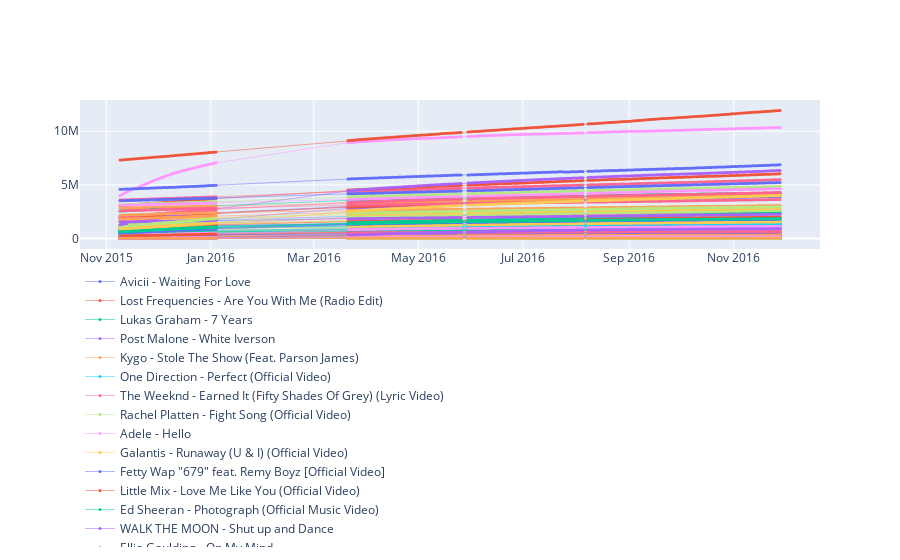

Here is the notebook cell this chart was saved with:
### Markdown cell above
## Assignment 1 - Cascading effects

include:
- plot
- code explanation

Read the material in Chapter 16 on cascading effects. Plot the difference between the number of likes and dislikes for several songs.

Do you think we observe cascading effects? Is there a difference between songs that are already popular (in the top-100) and those that are not (megahit or alarmschijf)?. The model in Chapter 16 in its pure form cannot be applied to music preferences. Why not? Can you modify the model accordingly? Can you quantify cascading effects in this setting?

There is no one right answer right to this question, and the answer may depend on a particular song. Make your conclusions based on your data and present clear arguments.

### Code cell
#TODO plot likes vs dislikes for several songs categorizeb by popularity
#TODO why cant the ch 16 model bot be applied to songs (int vs bool)
#TODO change model to work for songs
#TODO quantify cascading effect
#TODO comment code
#TODO pretty graphs

def find_songs(dataframe,mode='relative_likes'):
    dt_songs = {}
    
    for index, row in dataframe.iterrows():
        y_id = row['song']
        if mode=='relative_likes':
            data = int(row['likes'])-int(row['dislikes'])
        elif mode=='like_ratio':
            data = int(row['likes'])/int(row['votes'])
        else:
            data = int(row[mode])
        date_data_recorded = row['timestamp']
        if y_id not in dt_songs.keys():
            dt_songs[y_id] = [[data],[date_data_recorded]]
        else:
            dt_songs[y_id][0].append(data)
            dt_songs[y_id][1].append(date_data_recorded)
                        
    return(dt_songs)
     
def draw_linechart(figure,dt_data,**kwargs):
    for song, data in dt_data.items():
        kwargs['y'] = data[0]
        kwargs['x'] = data[1]
        kwargs['name']=song
        figure.add_trace(go.Scatter(kwargs,mode='markers+lines',line={'width':0.5},marker={'size':3}))
    

data = find_songs(data_youtube100,mode='relative_likes')
figure = go.Figure()
draw_linechart(figure,data)
figure.update_layout(legend=dict(x=0, y=-2))
figure.show()

### Figure 1 — Plotly figure (JSON) as saved in the notebook; plotly's stock layout.template omitted (floating-point values rounded to 4 significant figures; data arrays with more than 128 entries replaced by an {"elided": "..."} marker saying what was removed)
{"data": [{"line": {"width": 0.5}, "marker": {"size": 3}, "mode": "markers+lines", "name": "Avicii - Waiting For Love", "type": "scatter", "x": {"elided": "305 str values"}, "y": {"elided": "305 int values"}}, {"line": {"width": 0.5}, "marker": {"size": 3}, "mode": "markers+lines", "name": "Lost Frequencies - Are You With Me (Radio Edit)", "type": "scatter", "x": {"elided": "305 str values"}, "y": {"elided": "305 int values"}}, {"line": {"width": 0.5}, "marker": {"size": 3}, "mode": "markers+lines", "name": "Lukas Graham - 7 Years", "type": "scatter", "x": ["2015-11-09", "2015-11-10", "2015-11-11", "2015-11-12", "2015-11-13", "2015-11-14", "2015-11-15", "2015-11-16", "2015-11-17", "2015-11-18", "2015-11-19", "2015-11-20", "2015-11-21", "2015-11-22", "2015-11-23", "2015-11-24", "2015-11-25", "2015-11-26", "2015-11-27", "2015-11-28", "2015-11-29", "2015-11-30", "2015-12-01", "2015-12-02", "2015-12-03", "2015-12-04", "2015-12-05", "2015-12-06", "2015-12-07", "2015-12-08", "2015-12-09", "2015-12-10", "2015-12-11", "2015-12-12", "2015-12-13", "2015-12-14", "2015-12-15", "2015-12-16", "2015-12-17", "2015-12-18", "2015-12-19", "2015-12-20", "2015-12-21", "2015-12-22", "2015-12-23", "2015-12-24", "2015-12-25", "2015-12-26", "2015-12-27", "2015-12-28", "2015-12-29", "2015-12-30", "2015-12-31", "2016-01-01", "2016-01-02", "2016-01-03", "2016-01-04"], "y": [5409, 5709, 5994, 6335, 6660, 7024, 7304, 7731, 8039, 8353, 8732, 9139, 9745, 10362, 10778, 11196, 11708, 12248, 12775, 13300, 13761, 14224, 14728, 15231, 15726, 16466, 17522, 18203, 18761, 19299, 19826, 20367, 20947, 21728, 22361, 22928, 23499, 24102, 24744, 25340, 26020, 26636, 27268, 27872, 28588, 29285, 29885, 30545, 31227, 31961, 32684, 33431, 34170, 34729, 35443, 36259, 37039]}, {"line": {"width": 0.5}, "marker": {"size": 3}, "mode": "markers+lines", "name": "Post Malone - White Iverson", "type": "scatter", "x": {"elided": "295 str values"}, "y": {"elided": "295 int values"}}, {"line": {"width": 0.5}, "marker": {"size": 3}, "mode": "markers+lines", "name": "Kygo - Stole The Show (Feat. Parson James)", "type": "scatter", "x": ["2015-11-09", "2015-11-10", "2015-11-11", "2015-11-12", "2015-11-13", "2015-11-14", "2015-11-15", "2015-11-16", "2015-11-17", "2015-11-18", "2015-11-19", "2015-11-20", "2015-11-21", "2015-11-22", "2015-11-23", "2015-11-24", "2015-11-25", "2015-11-26", "2015-11-27", "2015-11-28", "2015-11-29", "2015-11-30", "2015-12-01", "2015-12-02", "2015-12-03", "2015-12-04", "2015-12-05", "2015-12-06", "2015-12-07", "2015-12-08", "2015-12-09", "2015-12-10", "2015-12-11", "2015-12-12", "2015-12-13", "2015-12-14", "2015-12-15", "2015-12-16", "2015-12-17", "2015-12-18", "2015-12-19", "2015-12-20", "2015-12-21", "2015-12-22", "2015-12-23", "2015-12-24", "2015-12-25", "2015-12-26", "2015-12-27", "2015-12-28", "2015-12-29", "2015-12-30", "2015-12-31", "2016-01-01", "2016-01-02", "2016-01-03", "2016-01-04"], "y": [127267, 127571, 127861, 128122, 128437, 128762, 129076, 129376, 129669, 129957, 130223, 130592, 130959, 131301, 131613, 131863, 132152, 132462, 132760, 133114, 133444, 133750, 134020, 134325, 134637, 134948, 135316, 135678, 135972, 136307, 136631, 136920, 137230, 137576, 137916, 138206, 138516, 138843, 139152, 139997, 140689, 141264, 141771, 142233, 142870, 143532, 144065, 144238, 144211, 144179, 144175, 144169, 144164, 144173, 144181, 144172, 144169]}, {"line": {"width": 0.5}, "marker": {"size": 3}, "mode": "markers+lines", "name": "One Direction - Perfect (Official Video)", "type": "scatter", "x": {"elided": "305 str values"}, "y": {"elided": "305 int values"}}, {"line": {"width": 0.5}, "marker": {"size": 3}, "mode": "markers+lines", "name": "The Weeknd - Earned It (Fifty Shades Of Grey) (Lyric Video)", "type": "scatter", "x": {"elided": "305 str values"}, "y": {"elided": "305 int values"}}, {"line": {"width": 0.5}, "marker": {"size": 3}, "mode": "markers+lines", "name": "Rachel Platten - Fight Song (Official Video)", "type": "scatter", "x": {"elided": "305 str values"}, "y": {"elided": "305 int values"}}, {"line": {"width": 0.5}, "marker": {"size": 3}, "mode": "markers+lines", "name": "Adele - Hello", "type": "scatter", "x": {"elided": "305 str values"}, "y": {"elided": "305 int values"}}, {"line": {"width": 0.5}, "marker": {"size": 3}, "mode": "markers+lines", "name": "Galantis - Runaway (U & I) (Official Video)", "type": "scatter", "x": {"elided": "305 str values"}, "y": {"elided": "305 int values"}}, {"line": {"width": 0.5}, "marker": {"size": 3}, "mode": "markers+lines", "name": "Fetty Wap \"679\" feat. Remy Boyz [Official Video]", "type": "scatter", "x": {"elided": "305 str values"}, "y": {"elided": "305 int values"}}, {"line": {"width": 0.5}, "marker": {"size": 3}, "mode": "markers+lines", "name": "Little Mix - Love Me Like You (Official Video)", "type": "scatter", "x": {"elided": "305 str values"}, "y": {"elided": "305 int values"}}, {"line": {"width": 0.5}, "marker": {"size": 3}, "mode": "markers+lines", "name": "Ed Sheeran - Photograph (Official Music Video)", "type": "scatter", "x": {"elided": "305 str values"}, "y": {"elided": "305 int values"}}, {"line": {"width": 0.5}, "marker": {"size": 3}, "mode": "markers+lines", "name": "WALK THE MOON - Shut up and Dance", "type": "scatter", "x": ["2015-11-09", "2015-11-10", "2015-11-11", "2015-11-12", "2015-11-13", "2015-11-14", "2015-11-15", "2015-11-16", "2015-11-17"], "y": [580185, 581591, 583162, 584610, 586138, 587877, 589662, 591042, 592031]}, {"line": {"width": 0.5}, "marker": {"size": 3}, "mode": "markers+lines", "name": "Ellie Goulding - On My Mind", "type": "scatter", "x": {"elided": "305 str values"}, "y": {"elided": "305 int values"}}, {"line": {"width": 0.5}, "marker": {"size": 3}, "mode": "markers+lines", "name": "Hozier - Take Me To Church", "type": "scatter", "x": {"elided": "305 str values"}, "y": {"elided": "305 int values"}}, {"line": {"width": 0.5}, "marker": {"size": 3}, "mode": "markers+lines", "name": "Maroon 5 - Sugar", "type": "scatter", "x": {"elided": "305 str values"}, "y": {"elided": "305 int values"}}, {"line": {"width": 0.5}, "marker": {"size": 3}, "mode": "markers+lines", "name": "Naughty Boy - Runnin' (Lose It All) ft. Beyoncé, Arrow Benjamin", "type": "scatter", "x": {"elided": "305 str values"}, "y": {"elided": "305 int values"}}, {"line": {"width": 0.5}, "marker": {"size": 3}, "mode": "markers+lines", "name": "Zara Larsson, MNEK - Never Forget You", "type": "scatter", "x": {"elided": "305 str values"}, "y": {"elided": "305 int values"}}, {"line": {"width": 0.5}, "marker": {"size": 3}, "mode": "markers+lines", "name": "Zara Larsson - Lush Life", "type": "scatter", "x": {"elided": "305 str values"}, "y": {"elided": "305 int values"}}, {"line": {"width": 0.5}, "marker": {"size": 3}, "mode": "markers+lines", "name": "Meghan Trainor - Like I'm Gonna Lose You ft. John Legend", "type": "scatter", "x": {"elided": "305 str values"}, "y": {"elided": "305 int values"}}, {"line": {"width": 0.5}, "marker": {"size": 3}, "mode": "markers+lines", "name": "Major Lazer & DJ Snake - Lean On (feat. MØ) (Official Music Video)", "type": "scatter", "x": {"elided": "305 str values"}, "y": {"elided": "305 int values"}}, {"line": {"width": 0.5}, "marker": {"size": 3}, "mode": "markers+lines", "name": "Drake - Back to Back Freestyle [LYRICS]", "type": "scatter", "x": {"elided": "305 str values"}, "y": {"elided": "305 int values"}}, {"line": {"width": 0.5}, "marker": {"size": 3}, "mode": "markers+lines", "name": "Flo Rida ft. Robin Thicke & Verdine White - I Don’t Like It, I Love It [Official Video]", "type": "scatter", "x": {"elided": "305 str values"}, "y": {"elided": "305 int values"}}, {"line": {"width": 0.5}, "marker": {"size": 3}, "mode": "markers+lines", "name": "John Legend - One Last Time", "type": "scatter", "x": ["2015-11-27", "2015-11-28", "2015-11-29", "2015-11-30", "2015-12-01"], "y": [2903828, 2907625, 2911425, 2914804, 2918061]}, {"line": {"width": 0.5}, "marker": {"size": 3}, "mode": "markers+lines", "name": "Kygo - Here for You ft. Ella Henderson", "type": "scatter", "x": {"elided": "305 str values"}, "y": {"elided": "305 int values"}}, {"line": {"width": 0.5}, "marker": {"size": 3}, "mode": "markers+lines", "name": "The Weeknd - Often (NSFW)", "type": "scatter", "x": {"elided": "305 str values"}, "y": {"elided": "305 int values"}}, {"line": {"width": 0.5}, "marker": {"size": 3}, "mode": "markers+lines", "name": "Ellie Goulding - Love Me Like You Do (Official Video)", "type": "scatter", "x": {"elided": "305 str values"}, "y": {"elided": "305 int values"}}, {"line": {"width": 0.5}, "marker": {"size": 3}, "mode": "markers+lines", "name": "Sigala - Easy Love (Original Mix)", "type": "scatter", "x": {"elided": "305 str values"}, "y": {"elided": "305 int values"}}, {"line": {"width": 0.5}, "marker": {"size": 3}, "mode": "markers+lines", "name": "Nelly - The Fix (Official Video) ft. Jeremih", "type": "scatter", "x": {"elided": "305 str values"}, "y": {"elided": "305 int values"}}, {"line": {"width": 0.5}, "marker": {"size": 3}, "mode": "markers+lines", "name": "The Weeknd - The Hills", "type": "scatter", "x": {"elided": "305 str values"}, "y": {"elided": "305 int values"}}, {"line": {"width": 0.5}, "marker": {"size": 3}, "mode": "markers+lines", "name": "Fetty Wap  - Again [Audio Only]", "type": "scatter", "x": {"elided": "305 str values"}, "y": {"elided": "305 int values"}}, {"line": {"width": 0.5}, "marker": {"size": 3}, "mode": "markers+lines", "name": "Avicii - For A Better Day", "type": "scatter", "x": {"elided": "305 str values"}, "y": {"elided": "305 int values"}}, {"line": {"width": 0.5}, "marker": {"size": 3}, "mode": "markers+lines", "name": "Sia - Alive", "type": "scatter", "x": {"elided": "305 str values"}, "y": {"elided": "305 int values"}}, {"line": {"width": 0.5}, "marker": {"size": 3}, "mode": "markers+lines", "name": "Drake - Jumpman (Official Video) ft. Soulja Boy", "type": "scatter", "x": {"elided": "305 str values"}, "y": {"elided": "305 int values"}}, {"line": {"width": 0.5}, "marker": {"size": 3}, "mode": "markers+lines", "name": "Nicky Jam - El Perdón | Video Lyric | (Prod. Saga WhiteBlack)", "type": "scatter", "x": {"elided": "305 str values"}, "y": {"elided": "305 int values"}}, {"line": {"width": 0.5}, "marker": {"size": 3}, "mode": "markers+lines", "name": "Silentó - Watch Me (Whip/Nae Nae) (Official)", "type": "scatter", "x": {"elided": "305 str values"}, "y": {"elided": "305 int values"}}, {"line": {"width": 0.5}, "marker": {"size": 3}, "mode": "markers+lines", "name": "Fetty Wap \"My Way\" feat. Monty [Official Video]", "type": "scatter", "x": {"elided": "305 str values"}, "y": {"elided": "305 int values"}}, {"line": {"width": 0.5}, "marker": {"size": 3}, "mode": "markers+lines", "name": "Sam Smith - Stay With Me", "type": "scatter", "x": {"elided": "305 str values"}, "y": {"elided": "305 int values"}}, {"line": {"width": 0.5}, "marker": {"size": 3}, "mode": "markers+lines", "name": "Drake - Right Hand Girl dance vine", "type": "scatter", "x": {"elided": "305 str values"}, "y": {"elided": "305 int values"}}, {"line": {"width": 0.5}, "marker": {"size": 3}, "mode": "markers+lines", "name": "Demi Lovato - Cool for the Summer (Official Video)", "type": "scatter", "x": {"elided": "305 str values"}, "y": {"elided": "305 int values"}}, {"line": {"width": 0.5}, "marker": {"size": 3}, "mode": "markers+lines", "name": "Wiz Khalifa - See You Again ft. Charlie Puth [Official Video] Furious 7 Soundtrack", "type": "scatter", "x": {"elided": "305 str values"}, "y": {"elided": "305 int values"}}, {"line": {"width": 0.5}, "marker": {"size": 3}, "mode": "markers+lines", "name": "Rudimental - Lay It All On Me feat. Ed Sheeran [Official Video]", "type": "scatter", "x": {"elided": "305 str values"}, "y": {"elided": "305 int values"}}, {"line": {"width": 0.5}, "marker": {"size": 3}, "mode": "markers+lines", "name": "The Chainsmokers - Roses (Audio) ft. ROZES", "type": "scatter", "x": {"elided": "305 str values"}, "y": {"elided": "305 int values"}}, {"line": {"width": 0.5}, "marker": {"size": 3}, "mode": "markers+lines", "name": "James Bay - Let It Go", "type": "scatter", "x": {"elided": "305 str values"}, "y": {"elided": "305 int values"}}, {"line": {"width": 0.5}, "marker": {"size": 3}, "mode": "markers+lines", "name": "Major Lazer - Powerful (feat. Ellie Goulding & Tarrus Riley) (Official Music Video)", "type": "scatter", "x": {"elided": "305 str values"}, "y": {"elided": "305 int values"}}, {"line": {"width": 0.5}, "marker": {"size": 3}, "mode": "markers+lines", "name": "Coldplay - Adventure Of A Lifetime (Official audio)", "type": "scatter", "x": {"elided": "305 str values"}, "y": {"elided": "305 int values"}}, {"line": {"width": 0.5}, "marker": {"size": 3}, "mode": "markers+lines", "name": "Elle King - Ex's & Oh's (Official Video)", "type": "scatter", "x": {"elided": "305 str values"}, "y": {"elided": "305 int values"}}, {"line": {"width": 0.5}, "marker": {"size": 3}, "mode": "markers+lines", "name": "Dawin - Dessert – (Official Lyrics Video)", "type": "scatter", "x": {"elided": "305 str values"}, "y": {"elided": "305 int values"}}, {"line": {"width": 0.5}, "marker": {"size": 3}, "mode": "markers+lines", "name": "Felix Jaehn - Ain’t Nobody (Loves Me Better) ft. Jasmine Thompson", "type": "scatter", "x": {"elided": "305 str values"}, "y": {"elided": "305 int values"}}, {"line": {"width": 0.5}, "marker": {"size": 3}, "mode": "markers+lines", "name": "Diplo & Sleepy Tom - Be Right There", "type": "scatter", "x": {"elided": "305 str values"}, "y": {"elided": "305 int values"}}, {"line": {"width": 0.5}, "marker": {"size": 3}, "mode": "markers+lines", "name": "Travis Scott - Antidote", "type": "scatter", "x": {"elided": "305 str values"}, "y": {"elided": "305 int values"}}, {"line": {"width": 0.5}, "marker": {"size": 3}, "mode": "markers+lines", "name": "Kygo - Firestone ft. Conrad Sewell", "type": "scatter", "x": {"elided": "305 str values"}, "y": {"elided": "305 int values"}}, {"line": {"width": 0.5}, "marker": {"size": 3}, "mode": "markers+lines", "name": "Drake - Hotline Bling", "type": "scatter", "x": {"elided": "305 str values"}, "y": {"elided": "305 int values"}}, {"line": {"width": 0.5}, "marker": {"size": 3}, "mode": "markers+lines", "name": "Sam Smith - Writing's On The Wall (from Spectre)", "type": "scatter", "x": {"elided": "305 str values"}, "y": {"elided": "305 int values"}}, {"line": {"width": 0.5}, "marker": {"size": 3}, "mode": "markers+lines", "name": "Jason Derulo - \"Want To Want Me\" (Official Video)", "type": "scatter", "x": {"elided": "305 str values"}, "y": {"elided": "305 int values"}}, {"line": {"width": 0.5}, "marker": {"size": 3}, "mode": "markers+lines", "name": "The Weeknd - Can't Feel My Face", "type": "scatter", "x": {"elided": "305 str values"}, "y": {"elided": "305 int values"}}, {"line": {"width": 0.5}, "marker": {"size": 3}, "mode": "markers+lines", "name": "Pia Mia - Do It Again ft. Chris Brown, Tyga", "type": "scatter", "x": {"elided": "305 str values"}, "y": {"elided": "305 int values"}}, {"line": {"width": 0.5}, "marker": {"size": 3}, "mode": "markers+lines", "name": "Robin Schulz - Sugar (feat. Francesco Yates) (OFFICIAL MUSIC VIDEO)", "type": "scatter", "x": {"elided": "248 str values"}, "y": {"elided": "248 int values"}}, {"line": {"width": 0.5}, "marker": {"size": 3}, "mode": "markers+lines", "name": "Fetty Wap  - Trap Queen (Official Video) Prod. By Tony Fadd", "type": "scatter", "x": {"elided": "305 str values"}, "y": {"elided": "305 int values"}}, {"line": {"width": 0.5}, "marker": {"size": 3}, "mode": "markers+lines", "name": "Charlie Puth - Marvin Gaye ft. Meghan Trainor [Official Video]", "type": "scatter", "x": {"elided": "305 str values"}, "y": {"elided": "305 int values"}}, {"line": {"width": 0.5}, "marker": {"size": 3}, "mode": "markers+lines", "name": "Omi - Hula Hoop (Official Video)", "type": "scatter", "x": {"elided": "305 str values"}, "y": {"elided": "305 int values"}}, {"line": {"width": 0.5}, "marker": {"size": 3}, "mode": "markers+lines", "name": "One Direction - Drag Me Down", "type": "scatter", "x": {"elided": "305 str values"}, "y": {"elided": "305 int values"}}, {"line": {"width": 0.5}, "marker": {"size": 3}, "mode": "markers+lines", "name": "Nico & Vinz - That's How You Know feat. Kid Ink & Bebe Rexha (Official Music Video)", "type": "scatter", "x": {"elided": "305 str values"}, "y": {"elided": "305 int values"}}, {"line": {"width": 0.5}, "marker": {"size": 3}, "mode": "markers+lines", "name": "Rae Sremmurd - Come Get Her (Explicit)", "type": "scatter", "x": {"elided": "305 str values"}, "y": {"elided": "305 int values"}}, {"line": {"width": 0.5}, "marker": {"size": 3}, "mode": "markers+lines", "name": "Hailee Steinfeld - Love Myself", "type": "scatter", "x": {"elided": "305 str values"}, "y": {"elided": "305 int values"}}, {"line": {"width": 0.5}, "marker": {"size": 3}, "mode": "markers+lines", "name": "Drake & Future - Big Rings (Instrumental)", "type": "scatter", "x": {"elided": "305 str values"}, "y": {"elided": "305 int values"}}, {"line": {"width": 0.5}, "marker": {"size": 3}, "mode": "markers+lines", "name": "OMI - Cheerleader (Felix Jaehn Remix) [Official Video]", "type": "scatter", "x": {"elided": "305 str values"}, "y": {"elided": "305 int values"}}, {"line": {"width": 0.5}, "marker": {"size": 3}, "mode": "markers+lines", "name": "Sia - Chandelier (Official Video)", "type": "scatter", "x": {"elided": "305 str values"}, "y": {"elided": "305 int values"}}, {"line": {"width": 0.5}, "marker": {"size": 3}, "mode": "markers+lines", "name": "David Guetta - Hey Mama (Official Video) ft Nicki Minaj, Bebe Rexha & Afrojack", "type": "scatter", "x": {"elided": "305 str values"}, "y": {"elided": "305 int values"}}, {"line": {"width": 0.5}, "marker": {"size": 3}, "mode": "markers+lines", "name": "Adam Lambert - \"Ghost Town\" [Official Music Video]", "type": "scatter", "x": {"elided": "305 str values"}, "y": {"elided": "305 int values"}}, {"line": {"width": 0.5}, "marker": {"size": 3}, "mode": "markers+lines", "name": "Fifth Harmony - Worth It ft. Kid Ink", "type": "scatter", "x": {"elided": "305 str values"}, "y": {"elided": "305 int values"}}, {"line": {"width": 0.5}, "marker": {"size": 3}, "mode": "markers+lines", "name": "Demi Lovato - Confident (Official Video)", "type": "scatter", "x": {"elided": "305 str values"}, "y": {"elided": "305 int values"}}, {"line": {"width": 0.5}, "marker": {"size": 3}, "mode": "markers+lines", "name": "Justin Bieber - Sorry (PURPOSE : The Movement)", "type": "scatter", "x": {"elided": "300 str values"}, "y": {"elided": "300 int values"}}, {"line": {"width": 0.5}, "marker": {"size": 3}, "mode": "markers+lines", "name": "John Legend - All of Me", "type": "scatter", "x": {"elided": "300 str values"}, "y": {"elided": "300 int values"}}, {"line": {"width": 0.5}, "marker": {"size": 3}, "mode": "markers+lines", "name": "Deorro x Chris Brown - Five More Hours (Official Video)", "type": "scatter", "x": {"elided": "305 str values"}, "y": {"elided": "305 int values"}}, {"line": {"width": 0.5}, "marker": {"size": 3}, "mode": "markers+lines", "name": "Justin Bieber - What Do You Mean?", "type": "scatter", "x": {"elided": "305 str values"}, "y": {"elided": "305 int values"}}, {"line": {"width": 0.5}, "marker": {"size": 3}, "mode": "markers+lines", "name": "Selena Gomez - Good For You", "type": "scatter", "x": {"elided": "305 str values"}, "y": {"elided": "305 int values"}}, {"line": {"width": 0.5}, "marker": {"size": 3}, "mode": "markers+lines", "name": "X Ambassadors - Renegades (Official Video)", "type": "scatter", "x": {"elided": "305 str values"}, "y": {"elided": "305 int values"}}, {"line": {"width": 0.5}, "marker": {"size": 3}, "mode": "markers+lines", "name": "J. Balvin - Ginza", "type": "scatter", "x": {"elided": "305 str values"}, "y": {"elided": "305 int values"}}, {"line": {"width": 0.5}, "marker": {"size": 3}, "mode": "markers+lines", "name": "Ed Sheeran - Thinking Out Loud [Official Video]", "type": "scatter", "x": {"elided": "305 str values"}, "y": {"elided": "305 int values"}}, {"line": {"width": 0.5}, "marker": {"size": 3}, "mode": "markers+lines", "name": "Lost Frequencies feat. Janieck Devy - Reality (Radio Edit)", "type": "scatter", "x": {"elided": "305 str values"}, "y": {"elided": "305 int values"}}, {"line": {"width": 0.5}, "marker": {"size": 3}, "mode": "markers+lines", "name": "WALK THE MOON - Shut Up and Dance", "type": "scatter", "x": {"elided": "296 str values"}, "y": {"elided": "296 int values"}}, {"line": {"width": 0.5}, "marker": {"size": 3}, "mode": "markers+lines", "name": "Justin Bieber - Sorry (Dance Video)", "type": "scatter", "x": ["2015-11-09", "2015-11-10", "2015-11-11", "2015-11-12", "2015-11-13"], "y": [1284734, 1308812, 1334388, 1358952, 1384922]}, {"line": {"width": 0.5}, "marker": {"size": 3}, "mode": "markers+lines", "name": "Skrillex and Diplo - \"Where Are Ü Now\" with Justin Bieber (Official Video)", "type": "scatter", "x": {"elided": "305 str values"}, "y": {"elided": "305 int values"}}, {"line": {"width": 0.5}, "marker": {"size": 3}, "mode": "markers+lines", "name": "Rihanna - Bitch Better Have My Money (Explicit)", "type": "scatter", "x": {"elided": "305 str values"}, "y": {"elided": "305 int values"}}, {"line": {"width": 0.5}, "marker": {"size": 3}, "mode": "markers+lines", "name": "MACKLEMORE & RYAN LEWIS - DOWNTOWN (OFFICIAL MUSIC VIDEO)", "type": "scatter", "x": {"elided": "305 str values"}, "y": {"elided": "305 int values"}}, {"line": {"width": 0.5}, "marker": {"size": 3}, "mode": "markers+lines", "name": "History - One Direction (Audio)", "type": "scatter", "x": {"elided": "305 str values"}, "y": {"elided": "305 int values"}}, {"line": {"width": 0.5}, "marker": {"size": 3}, "mode": "markers+lines", "name": "Alessia Cara - Here", "type": "scatter", "x": {"elided": "305 str values"}, "y": {"elided": "305 int values"}}, {"line": {"width": 0.5}, "marker": {"size": 3}, "mode": "markers+lines", "name": "Little Mix - Black Magic", "type": "scatter", "x": {"elided": "305 str values"}, "y": {"elided": "305 int values"}}, {"line": {"width": 0.5}, "marker": {"size": 3}, "mode": "markers+lines", "name": "Mark Ronson - Uptown Funk ft. Bruno Mars", "type": "scatter", "x": {"elided": "305 str values"}, "y": {"elided": "305 int values"}}, {"line": {"width": 0.5}, "marker": {"size": 3}, "mode": "markers+lines", "name": "Justin Bieber - I'll Show You", "type": "scatter", "x": {"elided": "305 str values"}, "y": {"elided": "305 int values"}}, {"line": {"width": 0.5}, "marker": {"size": 3}, "mode": "markers+lines", "name": "Calvin Harris & Disciples - How Deep Is Your Love", "type": "scatter", "x": {"elided": "305 str values"}, "y": {"elided": "305 int values"}}, {"line": {"width": 0.5}, "marker": {"size": 3}, "mode": "markers+lines", "name": "Sam Smith - I'm Not The Only One", "type": "scatter", "x": {"elided": "305 str values"}, "y": {"elided": "305 int values"}}, {"line": {"width": 0.5}, "marker": {"size": 3}, "mode": "markers+lines", "name": "Adele - Someone Like You", "type": "scatter", "x": {"elided": "305 str values"}, "y": {"elided": "305 int values"}}, {"line": {"width": 0.5}, "marker": {"size": 3}, "mode": "markers+lines", "name": "Post Malone - White Iverson | Official Music Video", "type": "scatter", "x": ["2015-11-09", "2015-11-10", "2015-11-11", "2015-11-12", "2015-11-13", "2015-11-14", "2015-11-15", "2015-11-16", "2015-11-17", "2015-11-18"], "y": [232061, 236001, 239799, 243567, 247047, 251340, 255850, 259861, 263468, 267274]}, {"line": {"width": 0.5}, "marker": {"size": 3}, "mode": "markers+lines", "name": "Adele - Rolling in the Deep", "type": "scatter", "x": {"elided": "305 str values"}, "y": {"elided": "305 int values"}}, {"line": {"width": 0.5}, "marker": {"size": 3}, "mode": "markers+lines", "name": "Ariana Grande - Focus", "type": "scatter", "x": {"elided": "305 str values"}, "y": {"elided": "305 int values"}}, {"line": {"width": 0.5}, "marker": {"size": 3}, "mode": "markers+lines", "name": "Mike Posner - I Took A Pill In Ibiza (SeeB Remix / Audio)", "type": "scatter", "x": {"elided": "305 str values"}, "y": {"elided": "305 int values"}}, {"line": {"width": 0.5}, "marker": {"size": 3}, "mode": "markers+lines", "name": "Shawn Mendes - Stitches (Official Video)", "type": "scatter", "x": {"elided": "305 str values"}, "y": {"elided": "305 int values"}}, {"line": {"width": 0.5}, "marker": {"size": 3}, "mode": "markers+lines", "name": "Selena Gomez - Same Old Love", "type": "scatter", "x": {"elided": "305 str values"}, "y": {"elided": "305 int values"}}, {"line": {"width": 0.5}, "marker": {"size": 3}, "mode": "markers+lines", "name": "Robin Schulz - Sugar (feat. Francesco Yates) (OFFICIAL MUSICVIDEO)", "type": "scatter", "x": ["2015-11-09", "2015-11-10", "2015-11-11", "2015-11-12", "2015-11-13", "2015-11-14", "2015-11-15", "2015-11-16", "2015-11-17", "2015-11-18", "2015-11-19", "2015-11-20", "2015-11-21", "2015-11-22", "2015-11-23", "2015-11-24", "2015-11-25", "2015-11-26", "2015-11-27", "2015-11-28", "2015-11-29", "2015-11-30", "2015-12-01", "2015-12-02", "2015-12-03", "2015-12-04", "2015-12-05", "2015-12-06", "2015-12-07", "2015-12-08", "2015-12-09", "2015-12-10", "2015-12-11", "2015-12-12", "2015-12-13", "2015-12-14", "2015-12-15", "2015-12-16", "2015-12-17", "2015-12-18", "2015-12-19", "2015-12-20", "2015-12-21", "2015-12-22", "2015-12-23", "2015-12-24", "2015-12-25", "2015-12-26", "2015-12-27", "2015-12-28", "2015-12-29", "2015-12-30", "2015-12-31", "2016-01-01", "2016-01-02", "2016-01-03", "2016-01-04"], "y": [242439, 245526, 248940, 251903, 254718, 258161, 261311, 264049, 267051, 270047, 273280, 276713, 280740, 284529, 287589, 290704, 293875, 297109, 300537, 304496, 308346, 311401, 314425, 317642, 320690, 323834, 327686, 331375, 334455, 337492, 340457, 343405, 346608, 350332, 353967, 357010, 360078, 362956, 365922, 369140, 372848, 376451, 379567, 382721, 386194, 389818, 393093, 396241, 399683, 403016, 406611, 410296, 414148, 417638, 421179, 424854, 428185]}, {"line": {"width": 0.5}, "marker": {"size": 3}, "mode": "markers+lines", "name": "R. City - Locked Away ft. Adam Levine", "type": "scatter", "x": {"elided": "305 str values"}, "y": {"elided": "305 int values"}}, {"line": {"width": 0.5}, "marker": {"size": 3}, "mode": "markers+lines", "name": "Flo Rida - My House [Official Video]", "type": "scatter", "x": {"elided": "305 str values"}, "y": {"elided": "305 int values"}}, {"line": {"width": 0.5}, "marker": {"size": 3}, "mode": "markers+lines", "name": "J Cole - No Role Models (2014 Forest Hills Drive)", "type": "scatter", "x": {"elided": "305 str values"}, "y": {"elided": "305 int values"}}], "layout": {"legend": {"x": 0, "y": -2}}}
